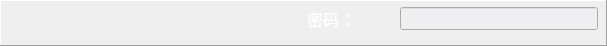
    <widget class="QFrame" name="frame_6">
     <property name="frameShape">
      <enum>QFrame::Panel</enum>
     </property>
     <property name="frameShadow">
      <enum>QFrame::Raised</enum>
     </property>
     <widget class="QToolButton" name="toolButton_2">
      <property name="geometry">
       <rect>
        <x>0</x>
        <y>1</y>
        <width>140</width>
        <height>36</height>
       </rect>
      </property>
      <property name="font">
       <font>
        <family>微软雅黑</family>
        <pointsize>12</pointsize>
       </font>
      </property>
      <property name="styleSheet">
       <string notr="true">color: rgb(239, 239, 241);
border:0px;</string>
      </property>
      <property name="text">
       <string>退出</string>
      </property>
      <property name="icon">
       <iconset resource="image.qrc">
        <normaloff>:/resource/left-32.png</normaloff>:/resource/left-32.png</iconset>
      </property>
      <property name="iconSize">
       <size>
        <width>30</width>
        <height>30</height>
       </size>
      </property>
      <property name="toolButtonStyle">
       <enum>Qt::ToolButtonTextBesideIcon</enum>
      </property>
     </widget>
     <widget class="QLineEdit" name="lineEdit_20">
      <property name="geometry">
       <rect>
        <x>400</x>
        <y>7</y>
        <width>198</width>
        <height>23</height>
       </rect>
      </property>
      <property name="font">
       <font>
        <family>微软雅黑</family>
        <pointsize>12</pointsize>
       </font>
      </property>
      <property name="styleSheet">
       <string notr="true">background-color: rgb(239, 239, 241);</string>
      </property>
      <property name="echoMode">
       <enum>QLineEdit::Password</enum>
      </property>
      <property name="placeholderText">
       <string/>
      </property>
     </widget>
     <widget class="QLabel" name="label_44">
      <property name="geometry">
       <rect>
        <x>307</x>
        <y>8</y>
        <width>81</width>
        <height>21</height>
       </rect>
      </property>
      <property name="sizePolicy">
       <sizepolicy hsizetype="Preferred" vsizetype="Fixed">
        <horstretch>0</horstretch>
        <verstretch>0</verstretch>
       </sizepolicy>
      </property>
      <property name="font">
       <font>
        <family>微软雅黑</family>
        <pointsize>12</pointsize>
       </font>
      </property>
      <property name="styleSheet">
       <string notr="true">color: rgb(255, 255, 255);
border:0px;</string>
      </property>
      <property name="text">
       <string>密码：</string>
      </property>
      <property name="alignment">
       <set>Qt::AlignLeading|Qt::AlignLeft|Qt::AlignVCenter</set>
      </property>
     </widget>
    </widget>
